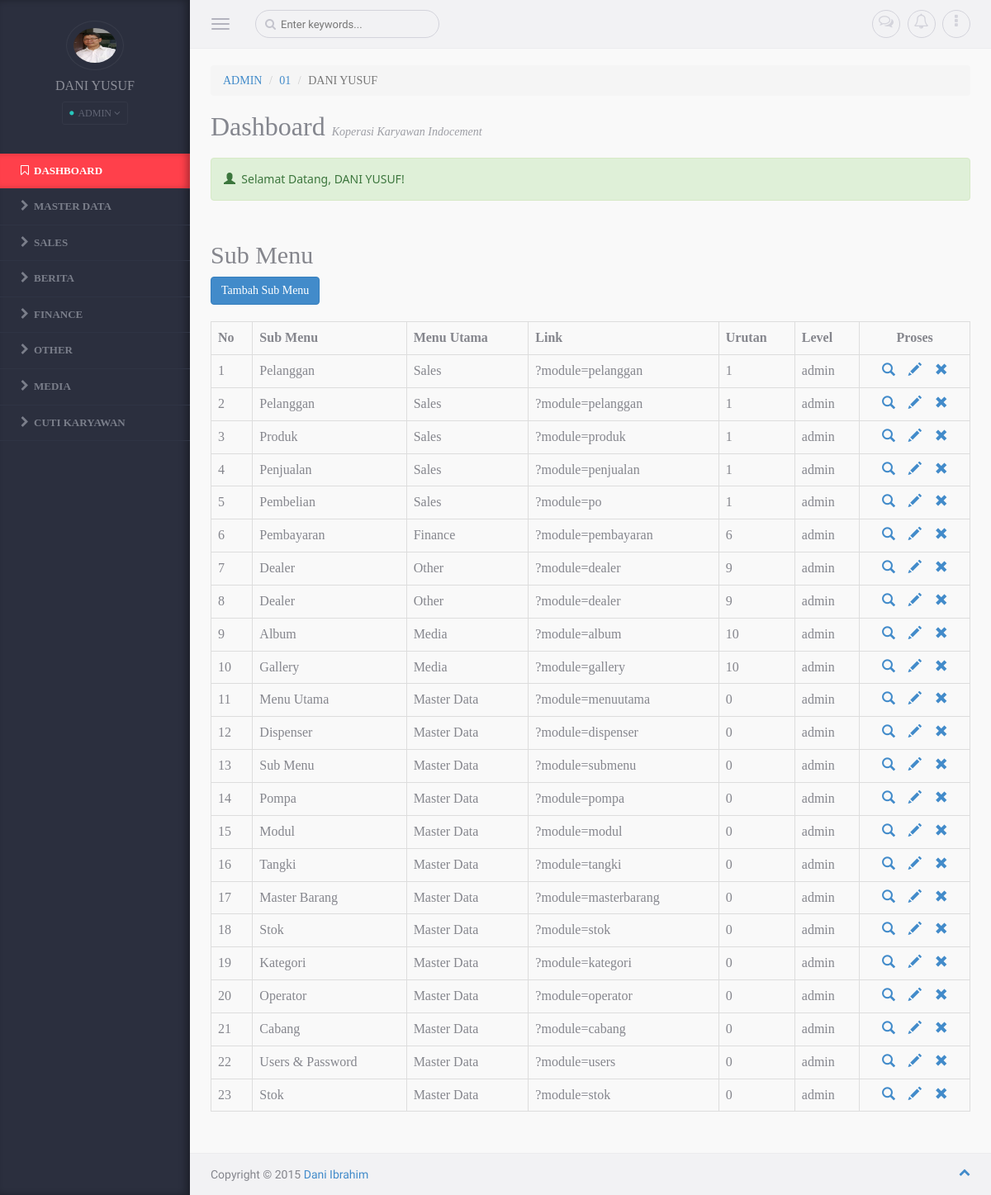
The page /media.php?module=submenu (signed in) on the database as committed earlier.
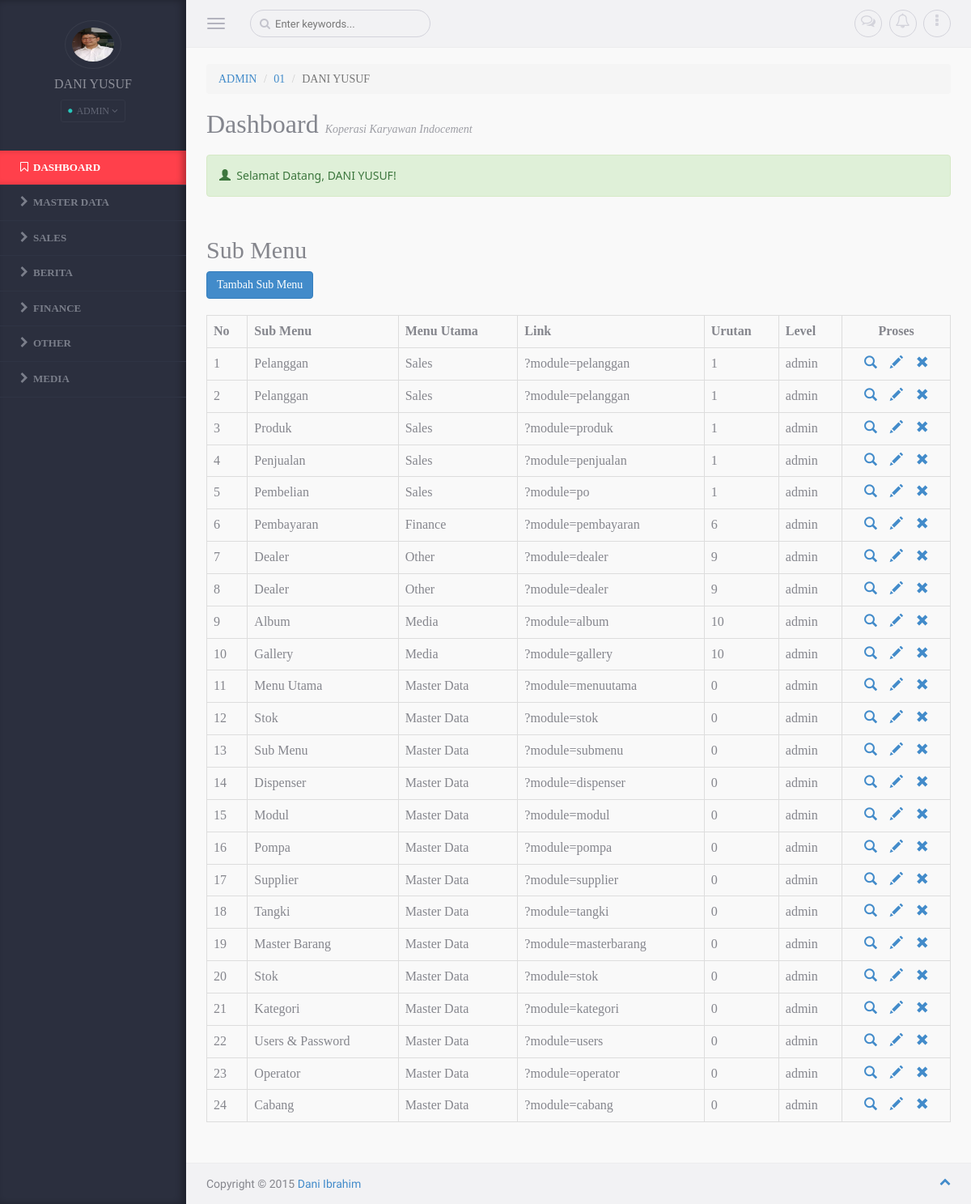
The same page on the database as committed later.
### tables this page shows
CREATE TABLE IF NOT EXISTS `mainmenu` (
  `id_main` int(5) NOT NULL AUTO_INCREMENT,
  `nama_menu` varchar(50) DEFAULT NULL,
  `link` varchar(100) DEFAULT NULL,
  `aktif` enum('Y','N') NOT NULL DEFAULT 'Y',
  `urutan` int(2) NOT NULL,
  `level` varchar(20) NOT NULL,
  PRIMARY KEY (`id_main`)
);

CREATE TABLE IF NOT EXISTS `submenu` (
  `id_sub` int(5) NOT NULL AUTO_INCREMENT,
  `nama_sub` varchar(50) DEFAULT NULL,
  `link_sub` varchar(100) DEFAULT NULL,
  `id_main` int(5) NOT NULL,
  `aktif` enum('Y','N') NOT NULL DEFAULT 'Y',
  `urutan` int(3) NOT NULL,
  `level` varchar(200) NOT NULL,
  PRIMARY KEY (`id_sub`)
);

### modul/mod_submenu/submenu.php (the view, shortened to what this page needs)
<?php
 if (empty($_SESSION['username']) AND empty($_SESSION['passuser'])){
  echo "<link href='style.css' rel='stylesheet' type='text/css'>
        <center>Untuk mengakses modul, Anda harus login <br>";
  echo "<a href=../../index.php><b>LOGIN</b></a></center>";
}
else{
$aksi="modul/mod_submenu/aksi_submenu.php";
switch($_GET['act']){
  default:
    echo "
		      <div class=\"col-md-12\" style=\"margin-bottom:10px;\">
            <h2>Sub Menu</h2>
            <input type=button class='btn btn-primary' value='Tambah Sub Menu' onclick=\"window.location.href='?module=submenu&act=tambahsubmenu';\">
        		<br><br>
            <table id='example1' class='table table-bordered table-hover'>
              <tr>
                <th>No</th>
                <th>Sub Menu</th>
                <th>Menu Utama</th>
                <th>Link</th>
                <th>Urutan</th>
                <th>Level</th>
                <th><center>Proses</th>
              </tr>";
              $tampil = mysql_query("SELECT * FROM submenu,mainmenu WHERE submenu.id_main=mainmenu.id_main ORDER BY submenu.id_main");
              $no = 1;
              while($r=mysql_fetch_array($tampil)){
                echo "
          			<tr>
          				<td>$no</td>
                  <td>$r[nama_sub]</td>
                  <td>$r[nama_menu]</td>
                  <td>$r[link_sub]</td>
          				<td>$r[urutan]</td>
          				<td>$r[level]</td>
          		    <td><center>
                    <a href=?module=submenu&act=detailsubmenu&id=$r[id_sub]><span class=\"glyphicon glyphicon-search\"></span>&nbsp;&nbsp;&nbsp;
          					<a href=?module=submenu&act=editsubmenu&id=$r[id_sub]><span class=\"glyphicon glyphicon-pencil\"></span>&nbsp;&nbsp;&nbsp;
          		      <a href=$aksi?module=submenu&act=hapus&id=$r[id_sub]><span class=\"glyphicon glyphicon-remove\"></span></center>
          				</center>
          		  </tr>";
                $no++;
              }
    echo "  </table>
          </div>";
    break;
  }
}
?>

### media.php (shortened to what this page needs)
<?php
	if (empty($_SESSION['username']) AND empty($_SESSION['passuser'])){
	header ("location:index.php");
}
else{
?>
<html lang="en">
<head>
  <link rel="stylesheet" href="assets/css/bootstrap/bootstrap.css" />
    <link rel="stylesheet" href="assets/css/plugins/calendar/calendar.css" />
    <link rel="stylesheet" href="assets/css/app/app.v1.css" />
</head>
<body>
	<aside class="left-panel">
            <div class="user text-center">
              <img alt="" src="foto/<?php echo "$_SESSION[foto]"; ?>" class="img-circle" height="60"/>
              <h4 class="user-name"><?php echo strtoupper("$_SESSION[namalengkap]"); ?></h4>
                  <div class="dropdown user-login">
                  <button class="btn btn-xs dropdown-toggle btn-rounded" type="button" data-toggle="dropdown" aria-expanded="true">
                    <i class="fa fa-circle status-icon available"></i>&nbsp;<?php echo strtoupper("$_SESSION[leveluser]"); ?>&nbsp;<i class="fa fa-angle-down"></i>
                  </button>
                  </div>
            </div>
            <nav class="navigation">
            	<ul class="list-unstyled">
                	<li class="active"><a href="media.php?module=home"><i class="fa fa-bookmark-o"></i><span class="nav-label">Dashboard</span></a>
                  </li>
                      <?php
                      $sql=mysql_query("SELECT * FROM mainmenu ORDER BY urutan");
                      while ($m=mysql_fetch_array($sql)){
                        echo "<li class=\"has-submenu\"><a href='$m[link]'><i class='fa fa-chevron-right'></i><span class='nav-label'>$m[nama_menu]</span></a>";
                      }
                      echo "</li>";
                      ?>
              </ul>
            </nav>
    </aside>
    <section class="content">
        <header class="top-head container-fluid">
            <button type="button" class="navbar-toggle pull-left">
                <span class="icon-bar"></span>
                <span class="icon-bar"></span>
                <span class="icon-bar"></span>
            </button>
            <form role="search" class="navbar-left app-search pull-left hidden-xs">
              <input type="text" placeholder="Enter keywords..." class="form-control form-control-circle">
          	</form>
            <ul class="nav-toolbar">
            	<li class="dropdown"><a href="#" data-toggle="dropdown"><i class="fa fa-comments-o"></i><span class="badge bg-warning"></span></a>
                </li>
                <li class="dropdown"><a href="#" data-toggle="dropdown"><i class="fa fa-bell-o"></i><span class="badge"></span></a>
                </li>
                <li class="dropdown"><a href="#" data-toggle="dropdown"><i class="fa fa-ellipsis-v"></i></a>
                </li>
            </ul>
        </header>
        <div class="warper container-fluid">
            <ol class="breadcrumb">
              <li><a href="#"><?php echo strtoupper("$_SESSION[leveluser]"); ?></a></li>
              <li><a href="#"><?php echo "$_SESSION[id_cabang]"; ?></a></li>
              <li class="active"><?php echo strtoupper("$_SESSION[namalengkap]"); ?></a></li>
            </ol>
            <div class="page-header">
              <h1>Dashboard <i><small>Koperasi Karyawan Indocement</small></i></h1>
              <div class="alert alert-success" role="alert" style="font-family:Segoe UI;">
                <span class="glyphicon glyphicon-user" aria-hidden="true"></span>&nbsp;
                Selamat Datang, <?php echo strtoupper("$_SESSION[namalengkap]"); ?>!
              </div>
            </div>
            <div class="row">
              <?php include "content.php"; ?>
            </div>
        </div>
        <footer class="container-fluid footer">
        	Copyright &copy; 2015 <a href="#" target="_blank">Dani Ibrahim</a>
            <a href="#" class="pull-right scrollToTop"><i class="fa fa-chevron-up"></i></a>
        </footer>
    </section>
</body>
<?php
}
?>

### content.php (shortened to what this page needs)
<?php
if ($_GET['module']=='home'){
	include "home.php";
}
elseif ($_GET['module']=='users'){
    include "modul/mod_users/users.php";
}
elseif ($_GET['module']=='menuutama'){
    include "modul/mod_menuutama/menuutama.php";
}
elseif ($_GET['module']=='submenu'){
    include "modul/mod_submenu/submenu.php";
}
elseif ($_GET['module']=='modul'){
  if ($_SESSION['leveluser']=='admin'){
    include "modul/mod_modul/modul.php";
  }
}
elseif ($_GET['module']=='masterbarang'){
    include "modul/mod_masterbarang/masterbarang.php";
}
elseif ($_GET['module']=='download'){
    include "modul/mod_download/download.php";
}
elseif ($_GET['module']=='model'){
    include "modul/mod_model/model.php";
}
elseif ($_GET['module']=='pelanggan'){
    include "modul/mod_pelanggan/pelanggan.php";
}
elseif ($_GET['module']=='dealer'){
  if ($_SESSION['leveluser']=='admin'){
    include "modul/mod_dealer/dealer.php";
  }
}
elseif ($_GET['module']=='mainmenu'){
    include "modul/mod_mainmenu/mainmenu.php";
}
elseif ($_GET['module']=='submenu'){
    include "modul/mod_submenu/submenu.php";
}
elseif ($_GET['module']=='berita'){
    include "modul/mod_berita/berita.php";
}
elseif ($_GET['module']=='kategori'){
    include "modul/mod_kategori/kategori.php";
}
elseif ($_GET['module']=='album'){
    include "modul/mod_album/album.php";
}
elseif ($_GET['module']=='gallery'){
    include "modul/mod_gallery/gallery.php";
}
elseif ($_GET['module']=='penjualan'){
    include "modul/mod_penjualan/penjualan.php";
}
elseif ($_GET['module']=='produk'){
    include "modul/mod_produk/produk.php";
}
elseif ($_GET['module']=='order'){
    include "modul/mod_order/order.php";
}
elseif ($_GET['module']=='orderdetail'){
    include "modul/mod_orderdetail/orderdetail.php";
}
elseif ($_GET['module']=='cuti'){
    include "modul/mod_cuti/cuti.php";
}
elseif ($_GET['module']=='cutidetail'){
    include "modul/mod_cutidetail/cutidetail.php";
}
elseif ($_GET['module']=='cabang'){
    include "modul/mod_cabang/cabang.php";
}
elseif ($_GET['module']=='stok'){
    include "modul/mod_stok/stok.php";
}
elseif ($_GET['module']=='dispenser'){
    include "modul/mod_dispenser/dispenser.php";
}
elseif ($_GET['module']=='pompa'){
    include "modul/mod_pompa/pompa.php";
}
elseif ($_GET['module']=='tangki'){
    include "modul/mod_tangki/tangki.php";
}
elseif ($_GET['module']=='penjualan'){
    include "modul/mod_penjualan/penjualan.php";
}
elseif ($_GET['module']=='penjualandetail'){
    include "modul/mod_penjualandetail/penjualandetail.php";
}
elseif ($_GET['module']=='operator'){
    include "modul/mod_operator/operator.php";
}
elseif ($_GET['module']=='po'){
    include "modul/mod_po/po.php";
}
elseif ($_GET['module']=='po'){
    include "modul/mod_podetail/podetail.php";
}
elseif ($_GET['module']=='supplier'){
    include "modul/mod_supplier/supplier.php";
}
else{
  echo "<p><b>MODUL BELUM ADA ATAU BELUM LENGKAP</b></p>";
}
?>

### assets/css/app/app.v1.css (style rules this page uses)
body { background-color:#f9f9f9; color:#85868d; font-family: 'Raleway', sans-serif; position:relative; }
body, html { overflow-x:hidden; }
aside.left-panel { background-color:#2b2f3e; width:230px; position:fixed; padding:25px 0px; box-shadow:inset -5px 0px 8px rgba(0,0,0,0.3); height:100%; top:0px; left:0px; }
.user { margin-bottom:35px; }
.user h4.user-name { color:#8e909a; font-size:16px; }
.user img { border:1px solid #383c4a; padding:8px; width:70px; }
.user .user-login { display:inline-block; }
.user .user-login .btn { border:1px solid #343847; background-color:transparent; color:#616574; padding:4px 8px; }
.navigation { margin:20px 0px; }
.navigation > ul > li { position:relative; }
.navigation > ul > li.has-submenu:after { content:"\f105"; font-family: 'FontAwesome'; display:inline-block; position:absolute; color:#7a7e8a; right:15px; transition: all 0.4s; -moz-transition: all 0.4s; -webkit-transition: all 0.4s; -o-transition: all 0.4s; top:10px; visibility:hidden; }
.navigation > ul > li > a { display:block; padding:12px 25px; color:#7a7e8a; text-transform:uppercase; font-size:13px; text-decoration:none; font-weight:800; border-bottom:1px solid #2f3444; transition: all 0.4s; -moz-transition: all 0.4s; -webkit-transition: all 0.4s; -o-transition: all 0.4s; }
.navigation > ul > li:hover > a, .navigation > ul > li.active:hover > a, .navigation > ul > li.active > a { color:#fff; background-color: #ff404b; -webkit-box-shadow: inset -6px 0 8px -2px rgba(0,0,0,0.3); box-shadow: inset -6px 0 8px -2px rgba(0,0,0,0.3); }
.navigation ul li a i { margin-right:6px; font-size:14px; }
header { background-color:#f2f2f4; border-bottom:1px solid #ececee; padding-top:4px; padding-bottom:4px; }
.navbar-toggle { margin:8px 20px 8px 0px; display:block; padding-left:0px; }
.navbar-toggle .icon-bar { background-color:#b3b3be; }
.app-search { position:relative; margin-top:8px; margin-bottom:8px; margin-right:15px; }
.app-search .form-control, .app-search .form-control:focus { border:1px solid #d3d3db; font-size:13px; color:#c4c4cd; padding-left:30px; background:none; box-shadow:none; }
.app-search:before { content:"\f002"; position:absolute; left:12px; font-family: FontAwesome; cursor:pointer; top:7px; color:#c4c4cd; display:inline-block; }
.nav-toolbar { margin:8px 0px; float:right; }
.nav-toolbar > li { padding:0px; display:inline-block; margin-left:5px; position:relative; list-style:none; }
.nav-toolbar > li > a { color:#d3d3db; font-size:18px; border:1px solid #d3d3db; border-radius:50px; height:34px; width:34px; text-align:center; display:block; padding:4px; }
.content { margin-left:230px; }
.content > .container-fluid { padding-left:25px; padding-right:25px; }
.warper { padding-top:20px; padding-bottom:20px; min-height:550px; }
.page-header { margin:0px; border:0px; }
.page-header h1 { color:#84868e; font-weight:300; font-size:32px; margin-top:15px; margin-bottom:20px; }
.page-header * { font-weight:300; }
.page-header * small { font-size:14px; color:#9D9EA5; }
.footer { background-color: #f2f2f4; border-top: 1px solid #ececee; padding-bottom: 15px; padding-top: 15px; }
.btn-circle, .form-control-circle, .btn-group .btn-circle:first-child:not(:last-child):not(.dropdown-toggle) { border-radius:50px; }

### media.php (style rules this page uses)
h1 { font-family: Segoe UI Light; }
h2 { font-family: Segoe UI Light; }
h4 { font-family: Segoe UI Light; }
.btn { font-family: Segoe UI Light; }
.table { font-family: Calibri Light; }
li { font-family: Segoe UI Light; }

Rows that differ between the two databases and show on the page:
removed mainmenu: nama_menu "CUTI KARYAWAN"
shown differently, row unchanged: submenu (number 12 of 24 on the later page): moves up the list
shown differently, row unchanged: submenu "Sub Menu": moves down the list
shown differently, row unchanged: submenu "Modul": moves down the list
added submenu: nama_sub "Supplier", id_main.nama_menu "Master Data", link_sub "?module=supplier", id_main.urutan "0", id_main.level "admin"
shown differently, row unchanged: submenu "Users & Password": moves up the list
